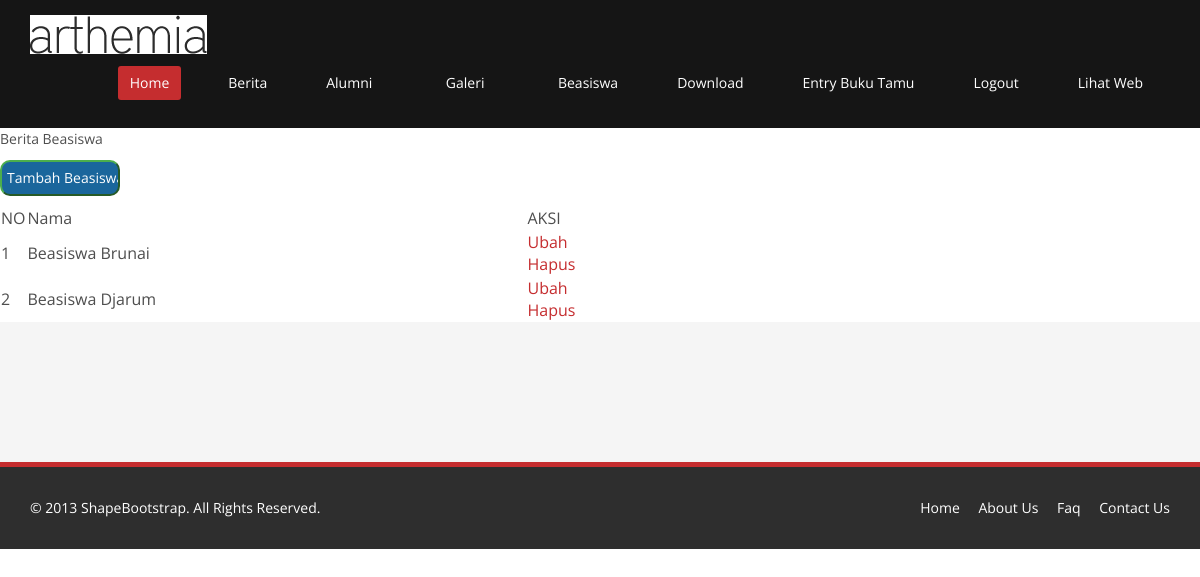
The app's page /administrator/web1.php?page=beasiswa with its own data.
### tables this page shows
CREATE TABLE IF NOT EXISTS `beasiswa` (
  `id_beasiswa` int(4) NOT NULL AUTO_INCREMENT,
  `nama_beasiswa` varchar(50) NOT NULL,
  `isi_beasiswa` varchar(10000) NOT NULL,
  `tgl_beasiswa` varchar(20) NOT NULL,
  `file` varchar(1000) NOT NULL,
  PRIMARY KEY (`id_beasiswa`)
);

### administrator/modul/beasiswa.php (the view, shortened to what this page needs)
<html>
<?php
switch($_GET['aksi']){
default:
echo "Berita Beasiswa <br>
<input type=button class='btn-success' value='Tambah Beasiswa' onclick=\"window.location.href='?page=beasiswa&aksi=tambahbea';\">";
echo "<table>
	<td width='20'>NO</td><td width='500'>Nama</td><td width='70'>AKSI</td>";
	$no=1;
	$sql=mysql_query("SELECT * FROM beasiswa ORDER BY id_beasiswa desc");
	while ($r=mysql_fetch_array($sql)){
		echo "<tr><td>$no</td>
			<td>$r[nama_beasiswa]</td><td>
			<a href=?page=beasiswa&aksi=edit&id=$r[id_beasiswa]> Ubah</a>
			<a href=?page=beasiswa&aksi=hapus&id=$r[id_beasiswa] > Hapus</a></td></tr>";
		$no++;
	}
break;
}
?>
</html>

### administrator/css/dashboard/main.css (style rules this page uses)
body { background: #fff; font-family: 'Open Sans', sans-serif; color:#4e4e4e; line-height: 22px; }
a { color: #c52d2f; -webkit-transition: color 300ms, background-color 300ms; -moz-transition: color 300ms, background-color 300ms; -o-transition: color 300ms, background-color 300ms; transition: color 300ms, background-color 300ms; }

### administrator/modul/beasiswa.php (style rules this page uses)
input[type=button],[type=submit],[type=reset] { background: #1A669C; border-radius: 10px; color: #FFF; position: relative; margin: 10px 10px 10px 0px ; padding: 5px; width: 120px; }

### records on screen
beasiswa: nama_beasiswa "Beasiswa Brunai"
beasiswa: nama_beasiswa "Beasiswa Djarum"
